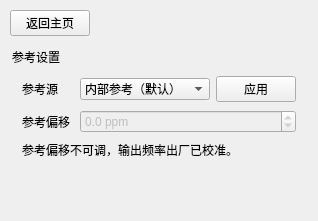
<?xml version='1.0' encoding='utf-8'?>
<ui version="4.0">
 <class>ReferencePage</class>
 <widget class="QWidget" name="ReferencePage">
  <property name="pageRoot" stdset="0">
   <bool>true</bool>
  </property>
  <layout class="QVBoxLayout" name="referencePageLayout">
   <property name="spacing">
    <number>10</number>
   </property>
   <property name="leftMargin">
    <number>10</number>
   </property>
   <property name="topMargin">
    <number>10</number>
   </property>
   <property name="rightMargin">
    <number>10</number>
   </property>
   <property name="bottomMargin">
    <number>10</number>
   </property>
   <item alignment="Qt::AlignLeft">
    <widget class="QPushButton" name="backReferenceButton">
     <property name="text">
      <string>返回主页</string>
     </property>
    </widget>
   </item>
   <item>
    <widget class="QWidget" name="referenceCard">
     <property name="card" stdset="0">
      <bool>true</bool>
     </property>
     <layout class="QVBoxLayout" name="referenceCardOuterLayout">
      <property name="spacing">
       <number>0</number>
      </property>
      <property name="leftMargin">
       <number>2</number>
      </property>
      <property name="topMargin">
       <number>2</number>
      </property>
      <property name="rightMargin">
       <number>2</number>
      </property>
      <property name="bottomMargin">
       <number>2</number>
      </property>
      <item>
       <widget class="QLabel" name="referenceCardHeader">
        <property name="cardHeader" stdset="0">
         <bool>true</bool>
        </property>
        <property name="text">
         <string>参考设置</string>
        </property>
       </widget>
      </item>
      <item>
       <widget class="QWidget" name="referenceCardBody">
        <property name="cardBody" stdset="0">
         <bool>true</bool>
        </property>
        <layout class="QVBoxLayout" name="referenceBodyLayout">
         <property name="spacing">
          <number>8</number>
         </property>
         <property name="leftMargin">
          <number>10</number>
         </property>
         <property name="topMargin">
          <number>10</number>
         </property>
         <property name="rightMargin">
          <number>10</number>
         </property>
         <property name="bottomMargin">
          <number>10</number>
         </property>
         <item>
          <layout class="QFormLayout" name="referenceFormLayout">
           <property name="horizontalSpacing">
            <number>10</number>
           </property>
           <property name="verticalSpacing">
            <number>8</number>
           </property>
           <property name="leftMargin">
            <number>0</number>
           </property>
           <property name="topMargin">
            <number>0</number>
           </property>
           <property name="rightMargin">
            <number>0</number>
           </property>
           <property name="bottomMargin">
            <number>0</number>
           </property>
           <item row="0" column="0">
            <widget class="QLabel" name="labelReference">
             <property name="text">
              <string>参考源</string>
             </property>
            </widget>
           </item>
           <item row="0" column="1">
            <widget class="QWidget" name="referenceRow">
             <layout class="QHBoxLayout" name="referenceRowLayout">
              <property name="spacing">
               <number>6</number>
              </property>
              <property name="leftMargin">
               <number>0</number>
              </property>
              <property name="topMargin">
               <number>0</number>
              </property>
              <property name="rightMargin">
               <number>0</number>
              </property>
              <property name="bottomMargin">
               <number>0</number>
              </property>
              <item>
               <widget class="QComboBox" name="referenceCombo">
                <item>
                 <property name="text">
                  <string>内部参考（默认）</string>
                 </property>
                </item>
                <item>
                 <property name="text">
                  <string>外部参考 1 MHz</string>
                 </property>
                </item>
                <item>
                 <property name="text">
                  <string>外部参考 2 MHz</string>
                 </property>
                </item>
                <item>
                 <property name="text">
                  <string>外部参考 5 MHz</string>
                 </property>
                </item>
                <item>
                 <property name="text">
                  <string>外部参考 10 MHz</string>
                 </property>
                </item>
                <item>
                 <property name="text">
                  <string>外部参考 20 MHz</string>
                 </property>
                </item>
                <item>
                 <property name="text">
                  <string>外部参考 50 MHz</string>
                 </property>
                </item>
                <item>
                 <property name="text">
                  <string>外部参考 100 MHz</string>
                 </property>
                </item>
               </widget>
              </item>
              <item>
               <widget class="QPushButton" name="referenceApplyButton">
                <property name="sizePolicy">
                 <sizepolicy hsizetype="Fixed" vsizetype="Fixed">
                  <horstretch>0</horstretch>
                  <verstretch>0</verstretch>
                 </sizepolicy>
                </property>
                <property name="minimumSize">
                 <size>
                  <width>64</width>
                  <height>0</height>
                 </size>
                </property>
                <property name="text">
                 <string>应用</string>
                </property>
               </widget>
              </item>
             </layout>
            </widget>
           </item>
           <item row="1" column="0">
            <widget class="QLabel" name="labelRefOffset">
             <property name="text">
              <string>参考偏移</string>
             </property>
            </widget>
           </item>
           <item row="1" column="1">
            <widget class="QDoubleSpinBox" name="refOffsetSpin">
             <property name="enabled">
              <bool>false</bool>
             </property>
             <property name="decimals">
              <number>1</number>
             </property>
             <property name="minimum">
              <double>-100.000000000000000</double>
             </property>
             <property name="maximum">
              <double>100.000000000000000</double>
             </property>
             <property name="value">
              <double>0.000000000000000</double>
             </property>
             <property name="suffix">
              <string> ppm</string>
             </property>
            </widget>
           </item>
          </layout>
         </item>
         <item>
          <widget class="QLabel" name="referenceNoteLabel">
           <property name="wordWrap">
            <bool>true</bool>
           </property>
           <property name="text">
            <string>参考偏移不可调，输出频率出厂已校准。</string>
           </property>
          </widget>
         </item>
        </layout>
       </widget>
      </item>
     </layout>
    </widget>
   </item>
   <item>
    <spacer name="referencePageSpacer">
     <property name="orientation">
      <enum>Qt::Vertical</enum>
     </property>
     <property name="sizeHint" stdset="0">
      <size>
       <width>20</width>
       <height>40</height>
      </size>
     </property>
    </spacer>
   </item>
  </layout>
 </widget>
 <resources />
 <connections />
</ui>
